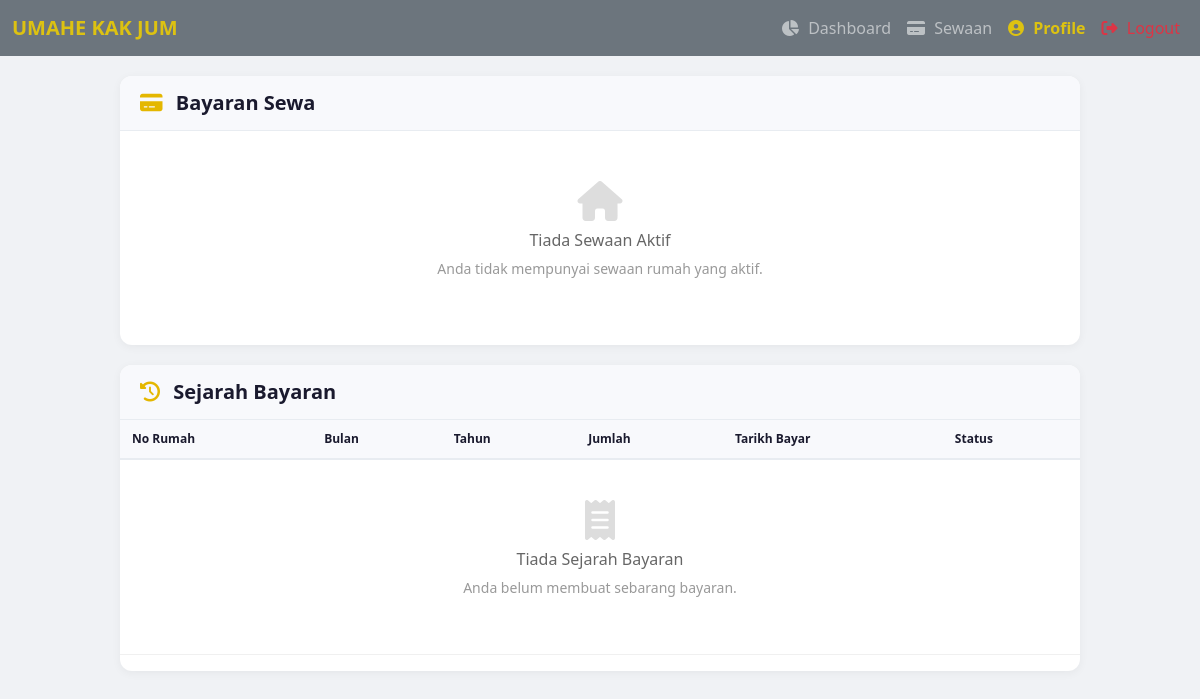
The page /bayaran.php (signed in) on the database as committed earlier.
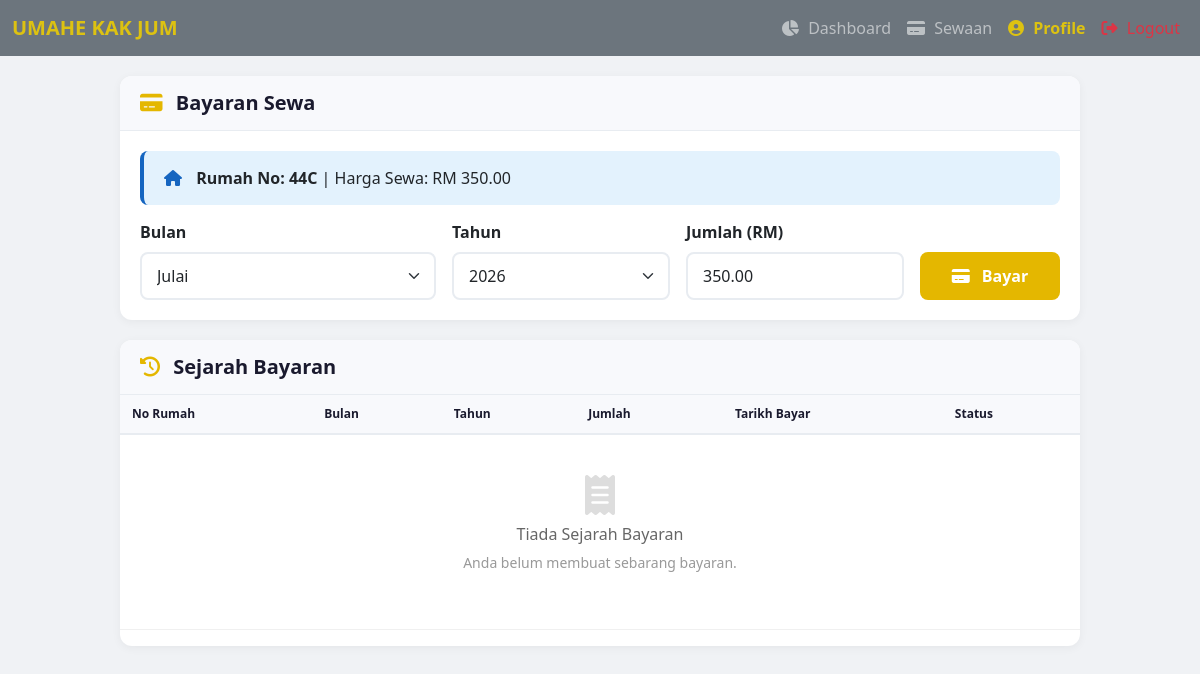
The same page on the database as committed later.
### tables this page shows
CREATE TABLE IF NOT EXISTS `sewa` (
  `id_sewa` int NOT NULL AUTO_INCREMENT,
  `id_penyewa` int DEFAULT NULL,
  `id_rumah` int DEFAULT NULL,
  `tarikh_masuk` date DEFAULT NULL,
  `deposit` decimal(10,2) DEFAULT NULL,
  PRIMARY KEY (`id_sewa`),
  KEY `id_penyewa` (`id_penyewa`),
  KEY `id_rumah` (`id_rumah`),
  CONSTRAINT `sewa_ibfk_1` FOREIGN KEY (`id_penyewa`) REFERENCES `penyewa` (`id_penyewa`),
  CONSTRAINT `sewa_ibfk_2` FOREIGN KEY (`id_rumah`) REFERENCES `rumah` (`id_rumah`)
);

CREATE TABLE IF NOT EXISTS `rumah` (
  `id_rumah` int NOT NULL AUTO_INCREMENT,
  `no_rumah` varchar(20) DEFAULT NULL,
  `harga_sewa` decimal(10,2) DEFAULT NULL,
  `status` enum('Kosong','Disewa') DEFAULT 'Kosong',
  PRIMARY KEY (`id_rumah`)
);

### bayaran.php (the view, shortened to what this page needs)
<?php
include("db.php");
include("header_penyewa.php");
$id_penyewa = $_SESSION['user_id'];
$sql_sewa = "SELECT s.id_sewa, r.no_rumah, r.harga_sewa, r.id_rumah
             FROM sewa s
             JOIN rumah r ON s.id_rumah = r.id_rumah
             WHERE s.id_penyewa = ? AND r.status = 'Disewa'";
$stmt = mysqli_prepare($conn, $sql_sewa);
mysqli_stmt_bind_param($stmt, "i", $id_penyewa);
mysqli_stmt_execute($stmt);
$result_sewa = mysqli_stmt_get_result($stmt);
$sewa = mysqli_fetch_assoc($result_sewa);
$sql_histori = "SELECT
                    b.id_bayaran,
                    b.tarikh_bayar,
                    b.jumlah,
                    b.status,
                    b.bulan,
                    b.tahun,
                    r.no_rumah
                FROM bayaran b
                INNER JOIN sewa s ON b.id_sewa = s.id_sewa
                INNER JOIN rumah r ON s.id_rumah = r.id_rumah
                WHERE s.id_penyewa = ?
                ORDER BY b.id_bayaran DESC";
$stmt_histori = mysqli_prepare($conn, $sql_histori);
mysqli_stmt_bind_param($stmt_histori, "i", $id_penyewa);
mysqli_stmt_execute($stmt_histori);
$result_histori = mysqli_stmt_get_result($stmt_histori);
?>
<!DOCTYPE html>
<html>
<head>
    <link href="https://cdn.jsdelivr.net/npm/bootstrap@5.3.0/dist/css/bootstrap.min.css" rel="stylesheet">
    <link rel="stylesheet" href="https://cdnjs.cloudflare.com/ajax/libs/font-awesome/6.4.0/css/all.min.css">
</head>
<body>
    <div class="page-wrapper">
        <div class="card-custom">
            <div class="card-header-custom">
                <h5><i class="fas fa-credit-card"></i> Bayaran Sewa</h5>
            </div>
            <div class="card-body-custom">
                <?php if ($sewa): ?>
                    <div class="info-box">
                        <i class="fas fa-home"></i>
                        <strong>Rumah No: <?= htmlspecialchars($sewa['no_rumah']) ?></strong>
                        | Harga Sewa: RM <?= number_format($sewa['harga_sewa'], 2) ?>
                    </div>
                    <form method="POST">
                        <div class="row g-3">
                            <div class="col-md-4">
                                <label class="form-label fw-bold">Bulan</label>
                                <select class="form-select" name="bulan" required>
                                    <?php
                                    $bulan_list = ['Januari','Februari','Mac','April','Mei','Jun','Julai','Ogos','September','Oktober','November','Disember'];
                                    $bulan_semasa = date('n') - 1;
                                    for ($i = 0; $i < 12; $i++) {
                                        $selected = ($i == $bulan_semasa) ? 'selected' : '';
                                        echo "<option value='{$bulan_list[$i]}' $selected>{$bulan_list[$i]}</option>";
                                    }
                                    ?>
                                </select>
                            </div>
                            <div class="col-md-3">
                                <label class="form-label fw-bold">Tahun</label>
                                <select class="form-select" name="tahun" required>
                                    <?php
                                    $tahun_semasa = date('Y');
                                    for ($i = $tahun_semasa - 1; $i <= $tahun_semasa + 1; $i++) {
                                        $selected = ($i == $tahun_semasa) ? 'selected' : '';
                                        echo "<option value='$i' $selected>$i</option>";
                                    }
                                    ?>
                                </select>
                            </div>
                            <div class="col-md-3">
                                <label class="form-label fw-bold">Jumlah (RM)</label>
                                <input type="number" class="form-control" name="jumlah"
                                       value="<?= $sewa['harga_sewa'] ?>" step="0.01" required>
                            </div>
                            <div class="col-md-2 d-flex align-items-end">
                                <button type="submit" name="bayar" class="btn-bayar">
                                    <i class="fas fa-credit-card me-2"></i> Bayar
                                </button>
                            </div>
                        </div>
                    </form>
                <?php else: ?>
                    <div class="empty-state">
                        <i class="fas fa-home"></i>
                        <h6>Tiada Sewaan Aktif</h6>
                        <p>Anda tidak mempunyai sewaan rumah yang aktif.</p>
                    </div>
                <?php endif; ?>
            </div>
        </div>
        <div class="card-custom">
            <div class="card-header-custom">
                <h5><i class="fas fa-history"></i> Sejarah Bayaran</h5>
            </div>
            <div class="card-body-custom" style="padding: 0;">
                <div class="table-responsive">
                    <table class="table table-history">
                        <thead>
                            <tr>
                                <th>No Rumah</th>
                                <th>Bulan</th>
                                <th>Tahun</th>
                                <th>Jumlah</th>
                                <th>Tarikh Bayar</th>
                                <th>Status</th>
                            </tr>
                        </thead>
                        <tbody>
                            <?php if (mysqli_num_rows($result_histori) > 0): ?>
                                <?php while ($row = mysqli_fetch_assoc($result_histori)): ?>
                                <tr>
                                    <td><?= htmlspecialchars($row['no_rumah']) ?></td>
                                    <td><?= $row['bulan'] ?? '-' ?></td>
                                    <td><?= $row['tahun'] ?? '-' ?></td>
                                    <td>RM <?= number_format($row['jumlah'] ?? 0, 2) ?></td>
                                    <td><?= $row['tarikh_bayar'] ? date('d/m/Y H:i', strtotime($row['tarikh_bayar'])) : '-' ?></td>
                                    <td>
                                        <?php if ($row['status'] == 'Lunas'): ?>
                                            <span class="badge-status lunas"><i class="fas fa-check-circle me-1"></i> Lunas</span>
                                        <?php elseif ($row['status'] == 'Pending'): ?>
                                            <span class="badge-status pending"><i class="fas fa-clock me-1"></i> Pending</span>
                                        <?php elseif ($row['status'] == 'Belum Lunas'): ?>
                                            <span class="badge-status belum"><i class="fas fa-exclamation-circle me-1"></i> Belum Lunas</span>
                                        <?php else: ?>
                                            <span class="badge-status tiada">-</span>
                                        <?php endif; ?>
                                    </td>
                                </tr>
                                <?php endwhile; ?>
                            <?php else: ?>
                                <tr>
                                    <td colspan="6">
                                        <div class="empty-state">
                                            <i class="fas fa-receipt"></i>
                                            <h6>Tiada Sejarah Bayaran</h6>
                                            <p>Anda belum membuat sebarang bayaran.</p>
                                        </div>
                                    </td>
                                </tr>
                            <?php endif; ?>
                        </tbody>
                    </table>
                </div>
            </div>
        </div>
    </div>
</body>
</html>

### header_penyewa.php (shortened to what this page needs)
<!DOCTYPE html>
<html lang="en">
<head>
    <link href="https://cdn.jsdelivr.net/npm/bootstrap@5.3.0/dist/css/bootstrap.min.css" rel="stylesheet">
</head>
<body>
<nav class="navbar navbar-expand-lg navbar-dark bg-secondary">
    <div class="container-fluid">
        <a class="navbar-brand" href="dashboard_tenant.php">UMAHE KAK JUM</a>
        <div class="collapse navbar-collapse" id="navbarNav">
            <ul class="navbar-nav ms-auto">
                <li class="nav-item">
                    <a class="nav-link" href="dashboard_tenant.php"><i class="fas fa-chart-pie"></i> Dashboard</a>
                </li>
                <li class="nav-item">
                    <a class="nav-link" href="bayaran.php"><i class="fas fa-credit-card"></i> Sewaan</a>
                </li>
                <li class="nav-item">
                    <a class="nav-link profile-link" href="profile.php"><i class="fas fa-user-circle"></i> Profile</a>
                </li>
                <li class="nav-item">
                    <a class="nav-link text-danger" href="logout.php"><i class="fas fa-sign-out-alt"></i> Logout</a>
                </li>
            </ul>
        </div>
    </div>
</nav>
<div class="content container">

### header_penyewa.php (style rules this page uses)
body { background-color: #43515e; min-height: 100vh; display: flex; flex-direction: column; }
.navbar-brand { font-weight: bold; color: #ddc211 !important; }
.content { flex: 1; padding-bottom: 30px; }
.nav-link i { margin-right: 5px; }
.nav-link.profile-link { color: #ddc211 !important; font-weight: 600; }

### bayaran.php (style rules this page uses)
body { background: #f0f2f5; font-family: 'Segoe UI', Tahoma, Geneva, Verdana, sans-serif; }
.page-wrapper { max-width: 1000px; margin: 0 auto; padding: 20px; }
.card-custom { background: white; border-radius: 12px; box-shadow: 0 2px 10px rgba(0,0,0,0.05); overflow: hidden; margin-bottom: 20px; }
.card-header-custom { padding: 15px 20px; background: #f8f9fc; border-bottom: 1px solid #e8ecf1; }
.card-header-custom h5 { font-weight: 700; color: #1a1a2e; margin: 0; }
.card-header-custom h5 i { color: #e4b700; margin-right: 8px; }
.card-body-custom { padding: 20px; }
.btn-bayar { background: #e4b700; border: none; border-radius: 8px; padding: 12px 30px; font-weight: 700; color: white; transition: all 0.3s ease; width: 100%; }
.form-control, .form-select { border-radius: 8px; border: 2px solid #e8ecf1; padding: 10px 15px; }
.table-history { font-size: 14px; }
.table-history thead th { background: #f8f9fc; color: #1a1a2e; font-weight: 600; font-size: 12px; padding: 10px 12px; border-bottom: 2px solid #e8ecf1; }
.table-history tbody td { padding: 10px 12px; border-bottom: 1px solid #f0f0f0; }
.empty-state { text-align: center; padding: 30px 20px; }
.empty-state i { font-size: 40px; color: #ddd; margin-bottom: 10px; }
.empty-state h6 { color: #666; }
.empty-state p { color: #999; font-size: 14px; }
.info-box { background: #e3f2fd; border-radius: 8px; padding: 15px 20px; margin-bottom: 15px; border-left: 4px solid #1565c0; }
.info-box i { color: #1565c0; margin-right: 10px; }

Rows that differ between the two databases and show on the page:
added sewa: id_rumah.no_rumah "44C", id_rumah.harga_sewa "350.00", jumlah "350.00"
Other text that changed with them:
form field bulan: (not shown) → "Julai"
form field tahun: (not shown) → "2026"
text no longer shown: "Tiada Sewaan Aktif Anda tidak mempunyai sewaan rumah yang aktif."
text now shown: "Rumah No: | Harga Sewa: RM Bulan Tahun Jumlah (RM) Bayar"
